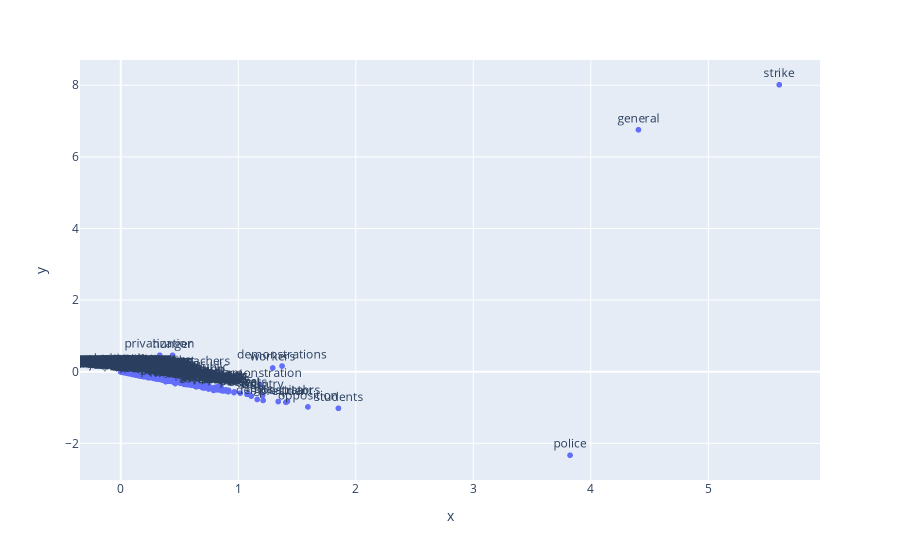

Notebook code cell kept with this figure:
### Code cell
fig = px.scatter(x=X_train_LSA[:,0], y=X_train_LSA[:,1], text=tfidf_names, size_max=60)
fig.update_traces(textposition='top center')
fig.show()

### Figure 1 — Plotly figure (JSON) as saved in the notebook; plotly's stock layout.template omitted (floating-point values rounded to 4 significant figures; data arrays with more than 128 entries replaced by an {"elided": "..."} marker saying what was removed)
{"data": [{"hovertemplate": "x=%{x}<br>y=%{y}<br>text=%{text}<extra></extra>", "legendgroup": "", "marker": {"color": "#636efa", "symbol": "circle"}, "mode": "markers+text", "name": "", "showlegend": false, "text": {"elided": "34225 str values"}, "textposition": "top center", "type": "scattergl", "x": {"elided": "34225 float values"}, "xaxis": "x", "y": {"elided": "34225 float values"}, "yaxis": "y"}], "layout": {"legend": {"tracegroupgap": 0}, "margin": {"t": 60}, "xaxis": {"anchor": "y", "domain": [0, 1], "title": {"text": "x"}}, "yaxis": {"anchor": "x", "domain": [0, 1], "title": {"text": "y"}}}}
